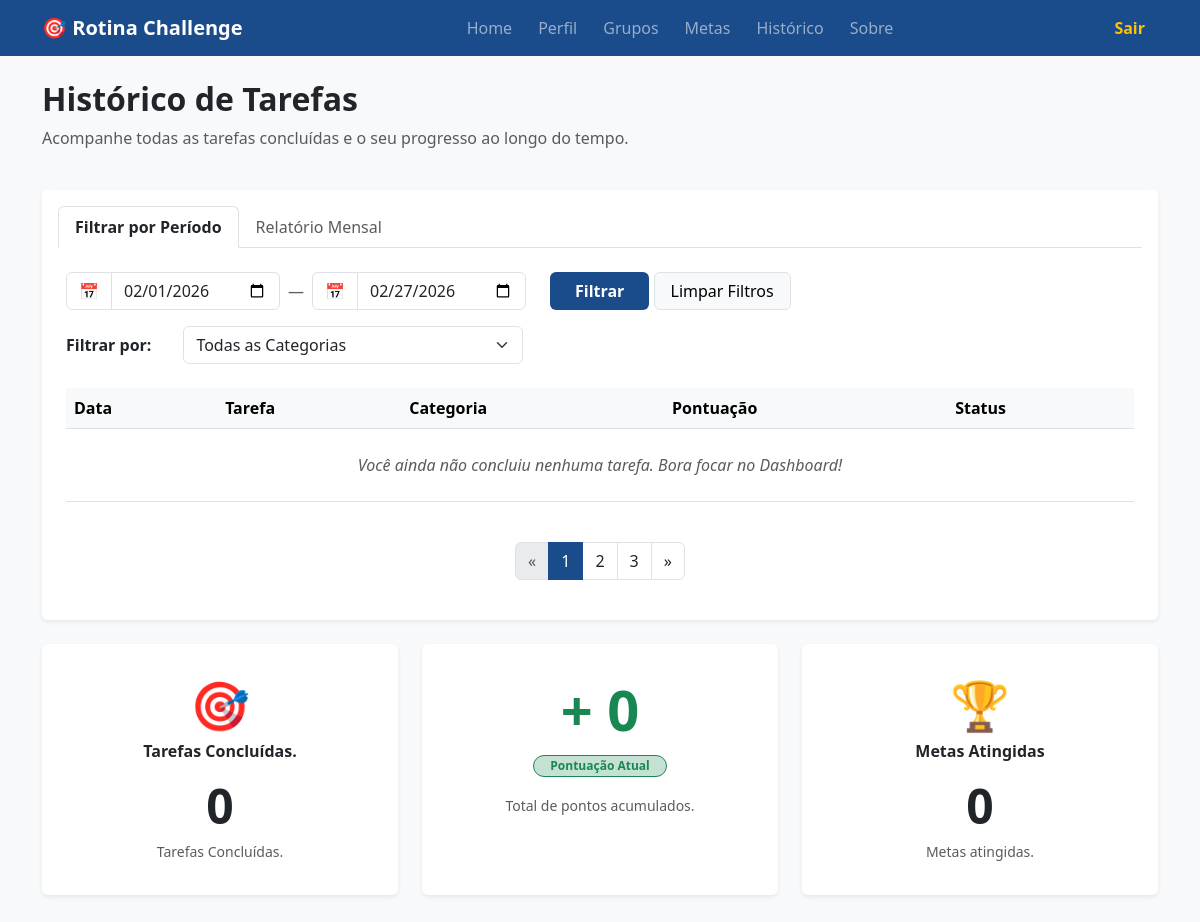
Page /historico/ (signed in) on the earlier database version.
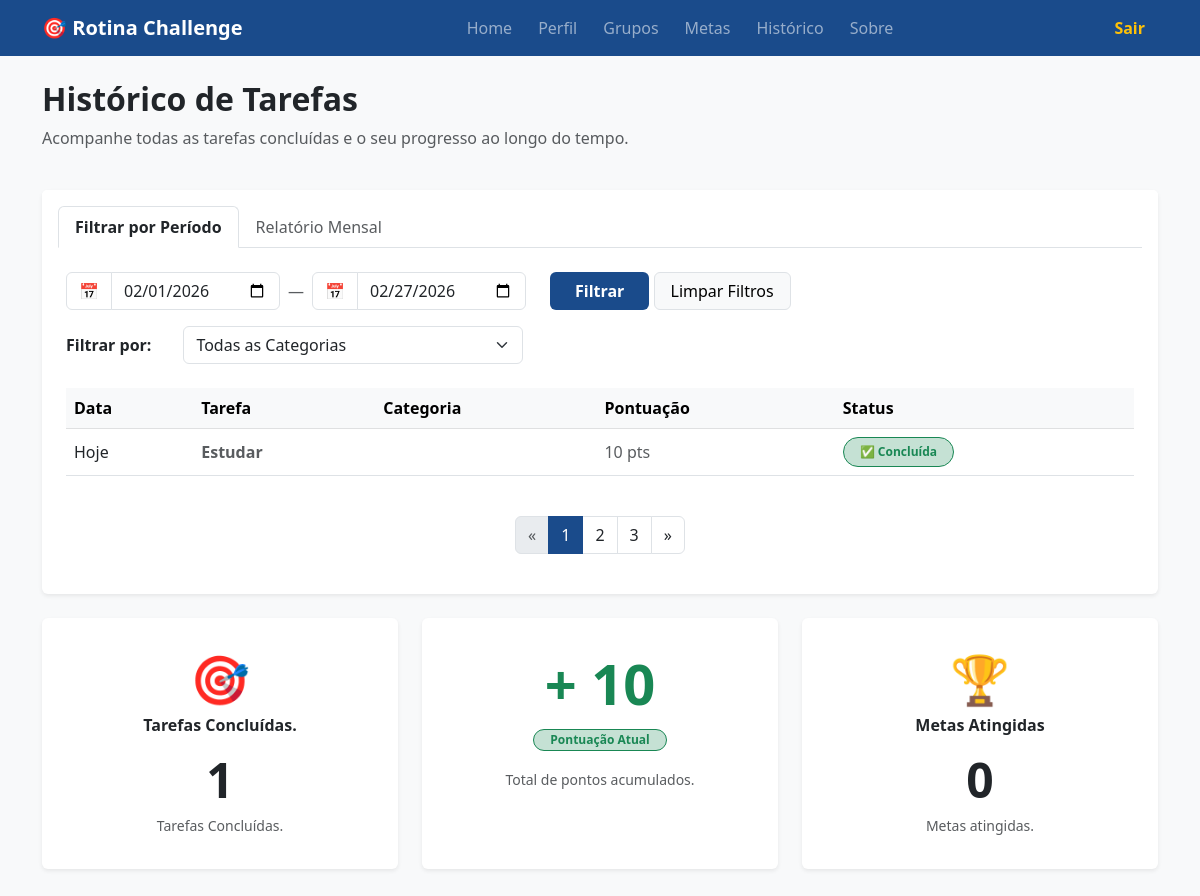
Same page on the later database version.
### routines/models.py (models this page shows, shortened)
class Task(models.Model):
    DIFICULDADE_CHOICES = [
        ('F', 'Fácil'),
        ('M', 'Média'),
        ('D', 'Difícil'),
    ]
    titulo = models.CharField(max_length=150)
    descricao = models.TextField(blank=True, null=True)
    dificuldade = models.CharField(max_length=1, choices=DIFICULDADE_CHOICES, default='F')
    concluida = models.BooleanField(default=False)
    usuario = models.ForeignKey(User, on_delete=models.CASCADE)
    data = models.DateField(auto_now_add=True)

### routines/views.py (the view)
# urls.py: path('historico/', historico_view, name='historico'),
@login_required(login_url='/login/')
def historico_view(request):
    tarefas_finalizadas = Task.objects.filter(usuario=request.user, concluida=True)
    total_tarefas = tarefas_finalizadas.count()
    total_pontos = 0
    for tarefa in tarefas_finalizadas:
        if tarefa.dificuldade == 'F':
            total_pontos += 10
        elif tarefa.dificuldade == 'M':
            total_pontos += 20
        elif tarefa.dificuldade == 'D':
            total_pontos += 30
    total_metas = 0
    context = {
        'tarefas_concluidas': tarefas_finalizadas,
        'total_tarefas': total_tarefas,
        'total_pontos': total_pontos,
        'total_metas': total_metas,
    }
    return render(request, 'historico.html', context)

### templates/historico.html (shortened to what the changed rows need)
{% extends 'base.html' %}
{% block content %}
<div class="row mb-4 mt-3">
    <div class="col-12">
        <h2 class="fw-bold text-dark">Histórico de Tarefas</h2>
    </div>
</div>
<div class="card shadow-sm border-0 mb-4">
    <div class="card-body p-4">
        <div class="table-responsive">
            <table class="table table-hover align-middle">
                <thead class="table-light">
                    <tr>
                        <th>Data</th>
                        <th>Tarefa</th>
                        <th>Categoria</th>
                        <th>Pontuação</th>
                        <th>Status</th>
                    </tr>
                </thead>
                <tbody>
                   <tbody>
                    {% for tarefa in tarefas_concluidas %}
                    <tr>
                        <td>Hoje</td>
                        <td class="text-muted fw-bold">{{ tarefa.titulo }}</td>
                        <td class="text-muted">{{ tarefa.categoria|title }}</td>
                        <td class="text-muted">
                            {% if tarefa.dificuldade == 'F' %}10 pts
                            {% elif tarefa.dificuldade == 'M' %}20 pts
                            {% else %}30 pts{% endif %}
                        </td>
                        <td><span class="badge bg-success bg-opacity-25 text-success border border-success rounded-pill px-3 py-2">✅ Concluída</span></td>
                    </tr>
                    {% empty %}
                    <tr>
                        <td colspan="5" class="text-center py-4 text-muted">
                            <em>Você ainda não concluiu nenhuma tarefa. Bora focar no Dashboard!</em>
                        </td>
                    </tr>
                    {% endfor %}
                </tbody>
                </tbody>
            </table>
        </div>
    </div>
</div>
<div class="row mb-5 text-center">
    <div class="col-md-4">
        <div class="card shadow-sm border-0 h-100 py-3">
            <div class="card-body">
                <div class="display-5 mb-2">🎯</div>
                <h6 class="fw-bold mb-3">Tarefas Concluídas.</h6>
                <h1 class="display-5 fw-bold text-dark mb-1">{{ total_tarefas }}</h1>
                <small class="text-muted">Tarefas Concluídas.</small>
            </div>
        </div>
    </div>
    <div class="col-md-4">
        <div class="card shadow-sm border-0 h-100 py-3">
            <div class="card-body">
                <h1 class="display-4 fw-bold text-success mb-2">+ {{ total_pontos }}</h1>
                <span class="badge bg-success bg-opacity-25 text-success border border-success rounded-pill px-3 py-1 mb-3">
                    Pontuação Atual
                </span>
                <br>
                <small class="text-muted">Total de pontos acumulados.</small>
            </div>
        </div>
    </div>
    <div class="col-md-4">
        <div class="card shadow-sm border-0 h-100 py-3">
            <div class="card-body">
                <h1 class="display-5 fw-bold text-dark mb-1">{{ total_metas }}</h1>
            </div>
        </div>
    </div>
</div>
{% endblock %}

Differences in the rows shown:
added Task: titulo "Estudar", dificuldade "10 pts"
Other differences:
{{ total_tarefas }}: "0" → "1"
{{ total_pontos }}: "0" → "10"
text no longer shown: "Você ainda não concluiu nenhuma tarefa. Bora focar no Dashboard!"
